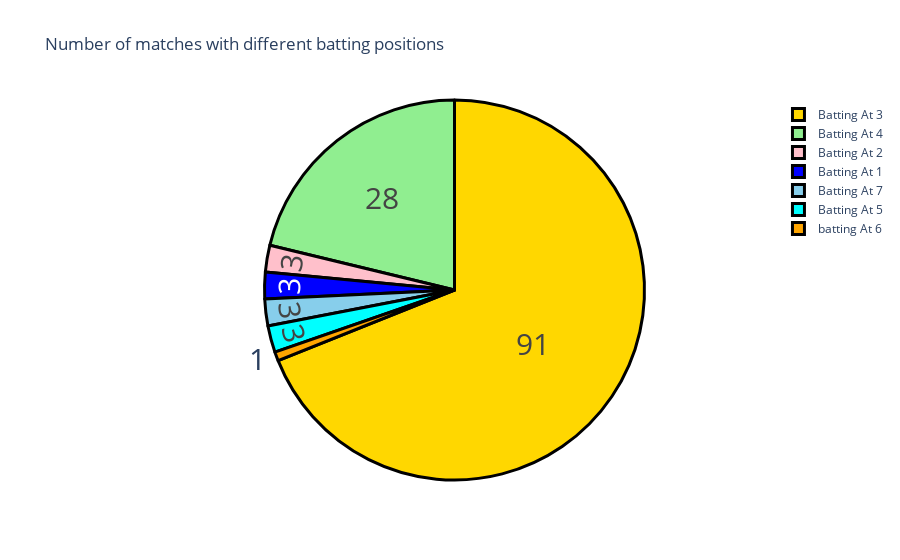

The notebook cell saved with this chart:
### Code cell
data["Pos"] = data["Pos"].map({3.0: "Batting At 3", 4.0: "Batting At 4", 2.0: "Batting At 2", 
                               1.0: "Batting At 1", 7.0:"Batting At 7", 5.0:"Batting At 5", 
                               6.0: "batting At 6"})
Pos = data["Pos"].value_counts()
label = Pos.index
counts = Pos.values
colors = ['gold','lightgreen', "pink", "blue", "skyblue", "cyan", "orange"]

fig = go.Figure(data =[go.Pie(labels = label, values = counts)])
fig.update_layout(title_text ='Number of matches with different batting positions')
fig.update_traces(hoverinfo = 'label + percent', textinfo = 'value', textfont_size = 30,
                 marker = dict(colors = colors, line = dict(color='black', width =3)))

fig.show()

### Figure 1 — Plotly figure (JSON) as saved in the notebook; plotly's stock layout.template omitted (floating-point values rounded to 4 significant figures)
{"data": [{"hoverinfo": "label+percent", "labels": ["Batting At 3", "Batting At 4", "Batting At 2", "Batting At 1", "Batting At 7", "Batting At 5", "batting At 6"], "marker": {"colors": ["gold", "lightgreen", "pink", "blue", "skyblue", "cyan", "orange"], "line": {"color": "black", "width": 3}}, "textfont": {"size": 30}, "textinfo": "value", "type": "pie", "values": [91, 28, 3, 3, 3, 3, 1]}], "layout": {"title": {"text": "Number of matches with different batting positions"}}}
